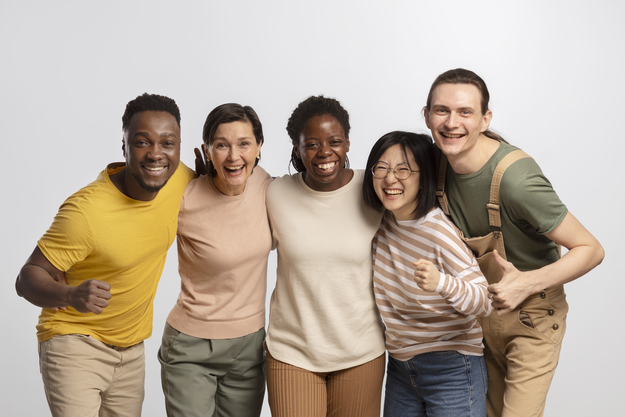
#> input picture fotos/imagem1.jpg, 625 x 417 px, found by its file name
$ python detectaRosto.py
#> lines starting #> are read from the running program, lines starting #| are printed output that depends on the picture; after the words box and inside, x2 and y2 are one past the last pixel; in counts of white or black regions, pixels touching at a corner belong together
import cv2

carregaFace = cv2.CascadeClassifier('haarcascades/haarcascade_frontalface_default.xml')

imagem = cv2.imread('fotos/imagem1.jpg')
#> imagem is the input picture: shape (417, 625, 3); mean B, G, R 155.2, 169.6, 183.3
imagemCinza = cv2.cvtColor(imagem, cv2.COLOR_BGR2GRAY)
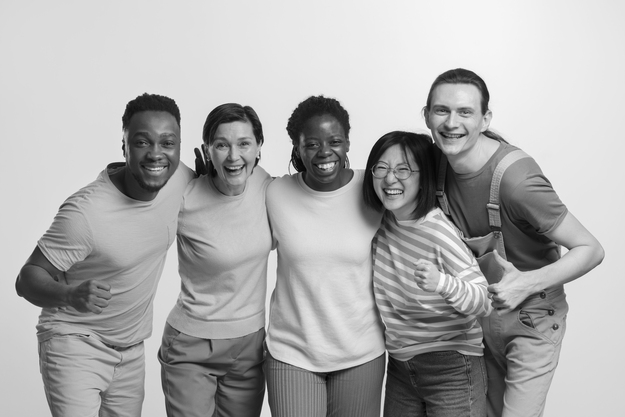
#> imagemCinza: shape (417, 625); min 0, max 255, mean 172

faces = carregaFace.detectMultiScale(imagemCinza)
#> faces = [[367, 148, 56, 56], [123, 118, 63, 63], [205, 122, 59, 59], [421, 87, 64, 64], [297, 120, 56, 56]]
#scaleFactor, minNeighbors, minSize

print(faces)
#| [[367 148  56  56]
#|  [123 118  63  63]
#|  [205 122  59  59]
#|  [421  87  64  64]
#|  [297 120  56  56]]

for(x, y, l, a) in faces:
    cv2.rectangle(imagem, (x, y), (x + l, y + a), (0, 255, 0), 2)
#> this loop made 5 passes
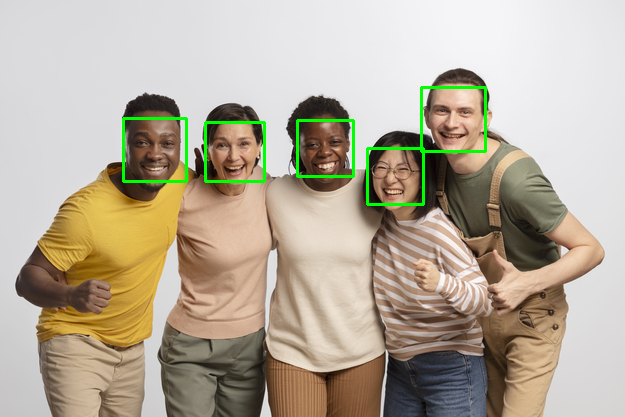
#> imagem: shape (417, 625, 3); 1.36% of pixels changed, all inside (x1, y1, x2, y2) = (122, 86, 487, 206)

cv2.imshow("Faces", imagem)
cv2.waitKey()

$ run again, with fotos/imagem2.jpg copied over fotos/imagem1.jpg
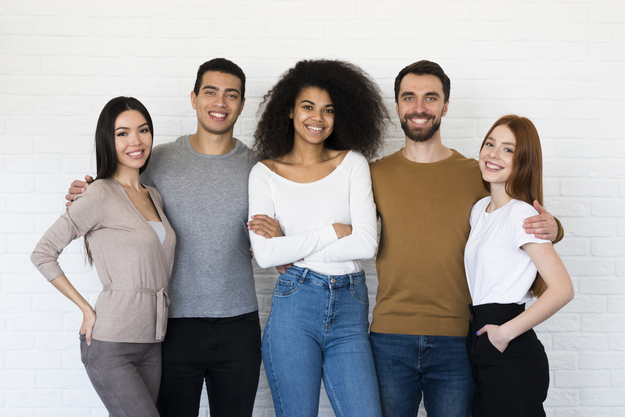
#> input picture fotos/imagem2.jpg, 625 x 417 px, found by its file name
#> imagem is the input picture: shape (417, 625, 3); mean B, G, R 164.7, 165.1, 168.6
#> `imagemCinza = cv2.cvtColor(imagem, cv2.COLOR_BGR2GRAY)`:
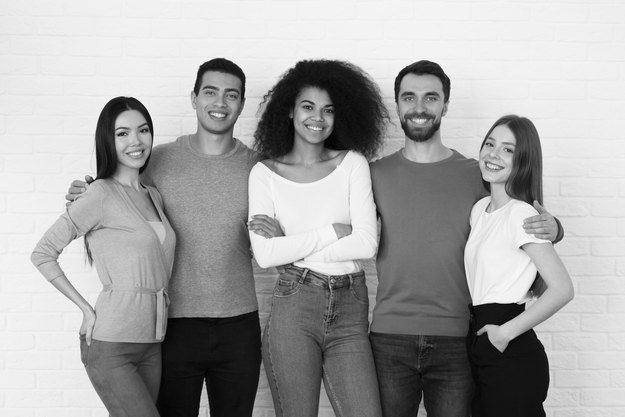
#> imagemCinza: shape (417, 625); min 0, max 254, mean 166.1
#> faces = [[289, 88, 54, 54], [190, 70, 60, 60], [390, 74, 61, 61], [104, 111, 56, 56], [472, 128, 52, 52], [168, 244, 69, 69]]
#| [[289  88  54  54]
#|  [190  70  60  60]
#|  [390  74  61  61]
#|  [104 111  56  56]
#|  [472 128  52  52]
#|  [168 244  69  69]]
#> the loop `for(x, y, l, a) in faces:` made 6 passes
#> after the loop `for(x, y, l, a) in faces:`:
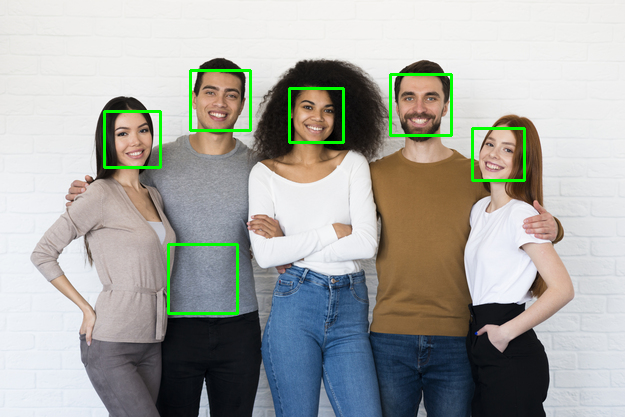
#> imagem: shape (417, 625, 3); 1.61% of pixels changed, all inside (x1, y1, x2, y2) = (103, 69, 526, 315)

$ run again, with fotos/imagem3.jpg copied over fotos/imagem1.jpg
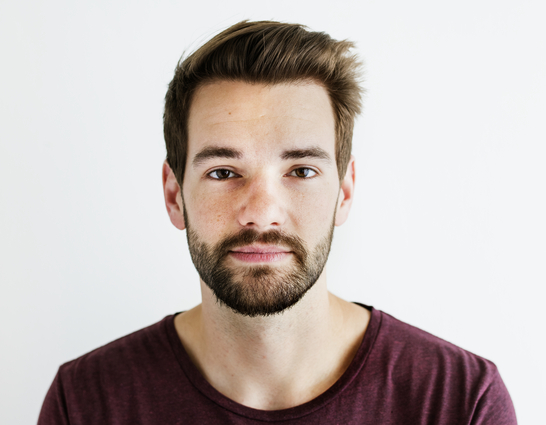
#> input picture fotos/imagem3.jpg, 546 x 425 px, found by its file name
#> imagem is the input picture: shape (425, 546, 3); mean B, G, R 181.6, 184.9, 194.8
#> `imagemCinza = cv2.cvtColor(imagem, cv2.COLOR_BGR2GRAY)`:
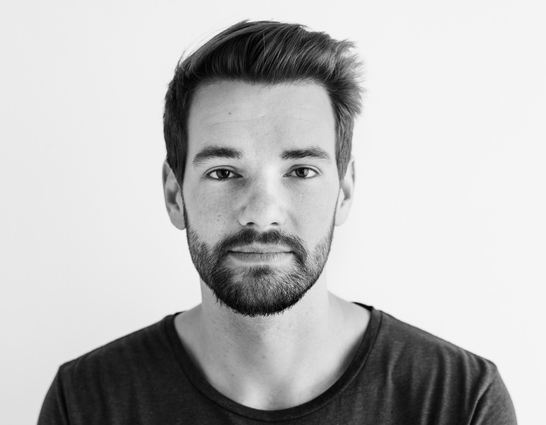
#> imagemCinza: shape (425, 546); min 0, max 247, mean 187.5
#> faces = [[146, 77, 236, 236]]
#| [[146  77 236 236]]
#> the loop `for(x, y, l, a) in faces:` made 1 pass
#> after the loop `for(x, y, l, a) in faces:`:
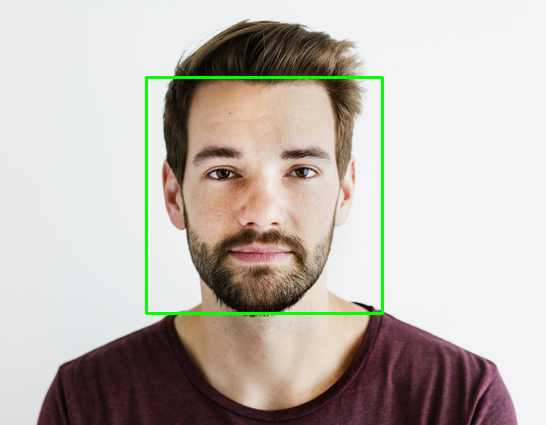
#> imagem: shape (425, 546, 3); 1.22% of pixels changed, all inside (x1, y1, x2, y2) = (145, 76, 384, 315)

$ run again, with fotos/imagem4.jpg copied over fotos/imagem1.jpg
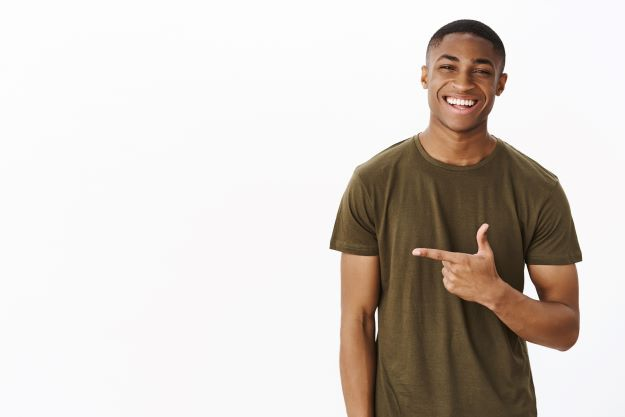
#> input picture fotos/imagem4.jpg, 625 x 417 px, found by its file name
#> imagem is the input picture: shape (417, 625, 3); mean B, G, R 200.5, 206.4, 213.7
#> `imagemCinza = cv2.cvtColor(imagem, cv2.COLOR_BGR2GRAY)`:
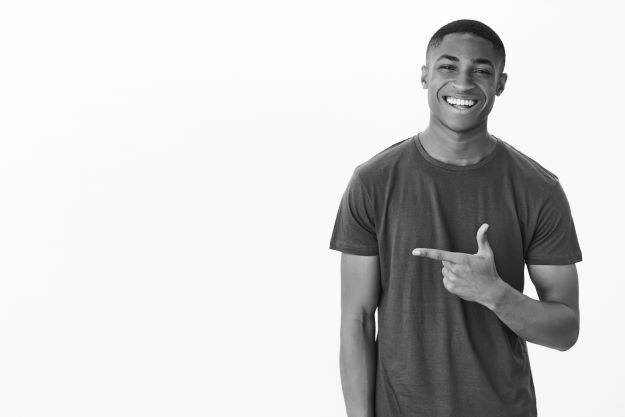
#> imagemCinza: shape (417, 625); min 1, max 255, mean 207.9
#> faces = [[423, 36, 85, 85]]
#| [[423  36  85  85]]
#> the loop `for(x, y, l, a) in faces:` made 1 pass
#> after the loop `for(x, y, l, a) in faces:`:
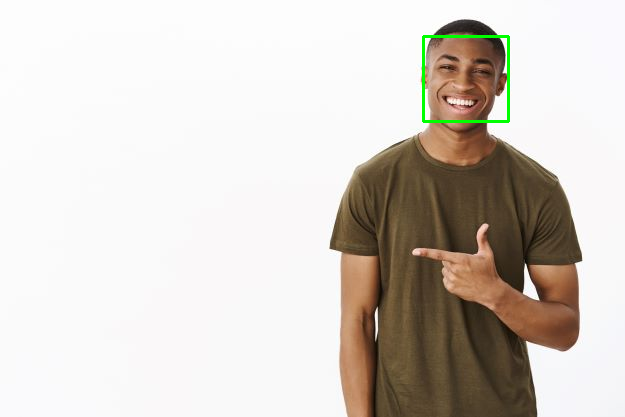
#> imagem: shape (417, 625, 3); 0.39% of pixels changed, all inside (x1, y1, x2, y2) = (422, 35, 510, 123)
